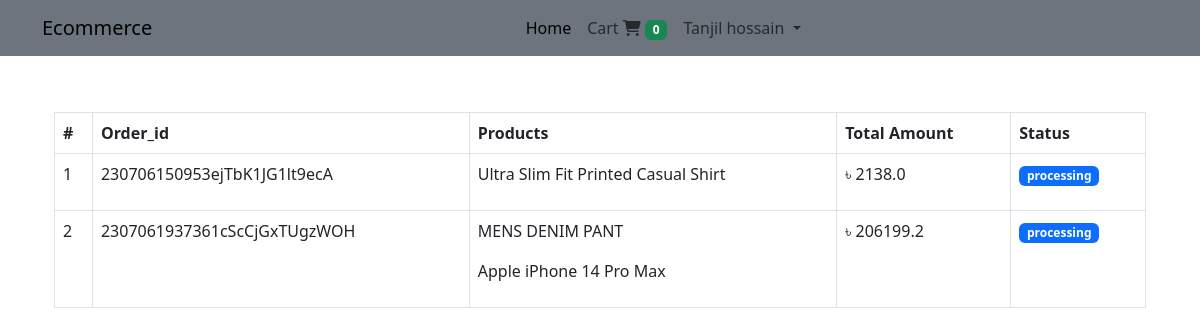
The page /payment/order/ (signed in) on the database its author committed.
### App_login/models.py (models this page shows, shortened)
class User(AbstractBaseUser, PermissionsMixin):
    email = models.EmailField(unique=True, null=False)
    is_active = models.BooleanField(default=True)
    is_staff = models.BooleanField(default=False)
    USERNAME_FIELD = 'email'
    objects = MyUserManager()

class Profile(models.Model):
    user = models.OneToOneField(
        User, on_delete=models.CASCADE, related_name='user_profile')
    fullname = models.CharField(max_length=20, blank=True)
    address = models.CharField(max_length=255)
    phone = models.CharField(max_length=15, blank=True)
    zip_code = models.CharField(max_length=10, blank=True)
    city = models.CharField(max_length=10, blank=True)
    country = models.CharField(max_length=10, blank=True)
    join_date = models.DateField(auto_now_add=True)

### App_order/models.py (models this page shows, shortened)
class Order(models.Model):
    processing = 'processing'
    delivered = 'delivered'
    status_choices = [
        (processing, 'Processing'),
        (delivered, 'Delivered')
    ]
    order_items = models.ManyToManyField(Cart)
    coupon = models.ForeignKey(
        Coupon, on_delete=models.CASCADE, null=True, blank=True, related_name='cart_coupon')
    user = models.ForeignKey(settings.AUTH_USER_MODEL,
                             on_delete=models.CASCADE, related_name='user_order')
    ordered = models.BooleanField(default=False)
    payment_id = models.CharField(max_length=255, null=True, blank=True)
    order_id = models.CharField(max_length=255, null=True, blank=True)
    status = models.CharField(
        max_length=10, choices=status_choices, default=processing)
    def get_totals(self):
        total = 0
        for order_item in self.order_items.all():
            total += float(order_item.get_total())
        if self.coupon and self.coupon.is_expaired == False:
            if self.coupon.min_amount <= total:
                total = total - (total * (self.coupon.discount/100))
                return total
        return total

class Cart(models.Model):
    user = models.ForeignKey(settings.AUTH_USER_MODEL,
                             on_delete=models.CASCADE, related_name='user_cart')
    item = models.ForeignKey(
        Product, on_delete=models.CASCADE)
    quantity = models.IntegerField(default=1)
    purchased = models.BooleanField(default=False)
    create_at = models.DateTimeField(auto_now_add=True)
    update_at = models.DateTimeField(auto_now=True)
    def get_total(self):
        total = self.item.price * self.quantity
        float_format = format(total, '0.2f')
        return float_format

class Coupon(models.Model):
    coupon_code = models.CharField(max_length=10)
    is_expaired = models.BooleanField(default=False)
    discount = models.FloatField()
    min_amount = models.IntegerField(default=2000)

### App_shop/models.py (models this page shows, shortened)
class Product(models.Model):
    catagory = models.ForeignKey(
        Catagory, on_delete=models.CASCADE, related_name='product_catagory')
    sellar = models.ForeignKey(
        Sellar, on_delete=models.CASCADE, related_name='product_sellar')
    product_image = models.ImageField(upload_to='product_image')
    product_name = models.CharField(max_length=255)
    price = models.FloatField()
    old_price = models.FloatField(default=0.00)
    short_text = models.CharField(max_length=40)
    product_description = models.TextField(verbose_name='product discription')
    create_at = models.DateTimeField(auto_now_add=True)

### App_payment/views.py (the view)
# urls.py: path('order/', views.order, name='order')
@login_required
def order(request):
    order_qs = Order.objects.filter(
        user=request.user, ordered=True)
    return render(request, 'App_payment/order.html', context={'order_items': order_qs})

### App_order/templatetags/cart_tag.py (called while the page is built)
@register.filter
def cart_total(user):
    order=Order.objects.filter(user=user,ordered=False)
    if order.exists():
        return order[0].order_items.count()
    return 0

### templates/App_payment/order.html (shortened to what this page needs)
{% extends 'base.html' %}
{% block body_block %}
<table class="table table-bordered">
    <thead>
        <th scope="col">#</th>
        <th scope="col">Order_id</th>
        <th scope="col">Products</th>
        <th scope="col">Total Amount</th>
        <th scope="col">Status</th>
    </thead>
    <tbody>
        {% for order in order_items %}
        <tr>
            <td>{{forloop.counter}}</td>
            <td>{{order.order_id}}</td>
            <td>
                {% for user_order in order.order_items.all %}
                <p>{{user_order.item.product_name}}</p>
                {% endfor %}
            </td>
            <td>&#2547; {{order.get_totals}}</td>
            <td><span class="badge text-bg-primary">{{order.status}}</span></td>
        </tr>
        {% endfor %}
    </tbody>
</table>
{% endblock body_block %}

### templates/base.html (shortened to what this page needs)
{% load static %}
{% load cart_tag %}
<!DOCTYPE html>
<html lang="en">
<head>
    <link href="https://cdn.jsdelivr.net/npm/bootstrap@5.3.0/dist/css/bootstrap.min.css" rel="stylesheet"
>
    <link rel="stylesheet" href="{% static 'css/style.css'%}">
</head>
<body>
    <nav class="navbar navbar-expand-lg bg-secondary position-sticky top-0">
        <div class="container ">
            <a class="navbar-brand" href="{% url 'App_shop:home'%}">Ecommerce</a>
            <div class="collapse navbar-collapse" id="navbarNav">
                <ul class="navbar-nav mx-auto">
                    <li class="nav-item">
                        <a class="nav-link active" aria-current="page" href="{% url 'App_shop:home'%}">Home</a>
                    </li>
                    {% if user.is_authenticated %}
                    <li class="nav-item ">
                        <a class="nav-link" href="{% url 'App_order:cart' %}" id="nav">Cart <i
                                class="fa-solid fa-cart-shopping"></i> <span
                                class="badge text-bg-success">{{request.user|cart_total}}</span></a>
                    </li>
                    <li class="nav-item dropdown">
                        {% if user.user_profile.fullname %}
                        <a class="nav-link dropdown-toggle" href="#" role="button" data-bs-toggle="dropdown"
                            aria-expanded="false">
                            {{user.user_profile.fullname}}
                        </a>
                        {% else %}
                        <a class="nav-link dropdown-toggle" href="#" role="button" data-bs-toggle="dropdown"
                            aria-expanded="false">
                            {{user.email}}
                        </a>
                        {% endif %}
                    </li>
                    {% else %}
                    <li class="nav-item">
                        <a class="nav-link" href="{% url 'App_login:login' %}">Login / SignUp</a>
                    </li>
                    {% endif %}
                </ul>
            </div>
        </div>
    </nav>
    <div class="container pt-5">
        <div class="messages container mt-2">
            {% block body_block %}
            {% endblock body_block %}
        </div>
    </div>
</body>
</html>

### static/css/style.css (style rules this page uses)
* { margin: 0; padding: 0; box-sizing: border-box; }

### rows shown on the page
User: user|cart_total "0", user_profile.fullname "Tanjil hossain"
Order: order_id "230706150953ejTbK1JG1lt9ecA", get_totals "2138.0", status "processing"
Cart: item.product_name "Ultra Slim Fit Printed Casual Shirt"
Order: order_id "2307061937361cScCjGxTUgzWOH", get_totals "206199.2", status "processing"
Cart: item.product_name "MENS DENIM PANT"
Cart: item.product_name "Apple iPhone 14 Pro Max"
